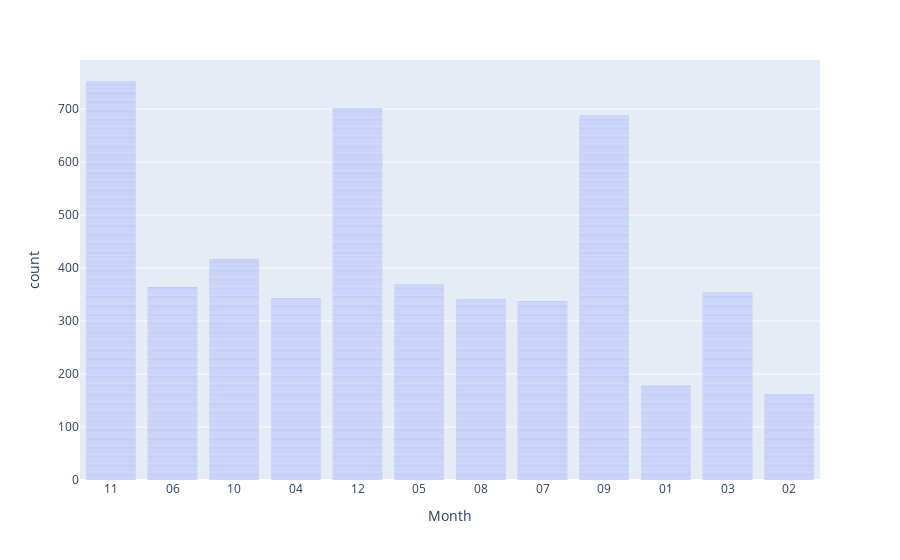

Source (notebook cell):
### Code cell
px.bar(df, x='Month')

### Figure 1 — Plotly figure (JSON) as saved in the notebook; plotly's stock layout.template omitted (floating-point values rounded to 4 significant figures; data arrays with more than 128 entries replaced by an {"elided": "..."} marker saying what was removed)
{"data": [{"alignmentgroup": "True", "hovertemplate": "Month=%{x}<br>count=%{y}<extra></extra>", "legendgroup": "", "marker": {"color": "#636efa", "pattern": {"shape": ""}}, "name": "", "offsetgroup": "", "orientation": "v", "showlegend": false, "textposition": "auto", "type": "bar", "x": {"elided": "5009 str values"}, "xaxis": "x", "y": {"elided": "5009 int values"}, "yaxis": "y"}], "layout": {"barmode": "relative", "legend": {"tracegroupgap": 0}, "margin": {"t": 60}, "xaxis": {"anchor": "y", "domain": [0, 1], "title": {"text": "Month"}}, "yaxis": {"anchor": "x", "domain": [0, 1], "title": {"text": "count"}}}}
